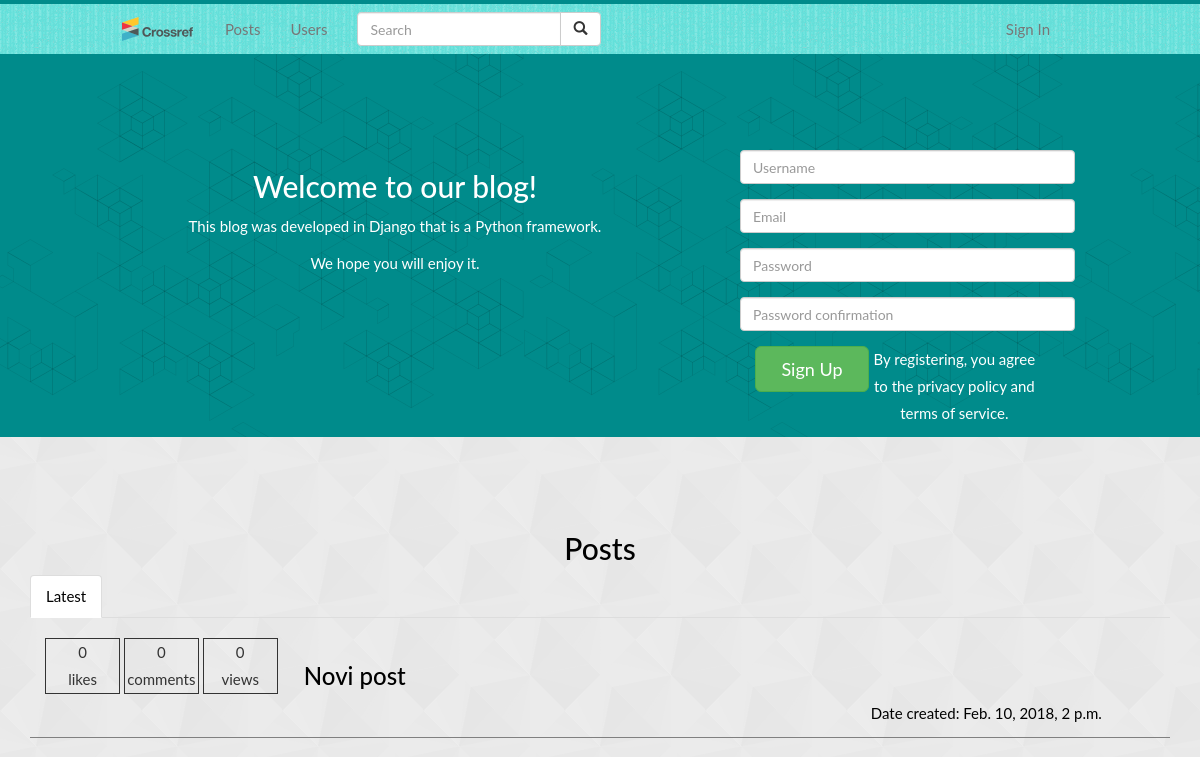
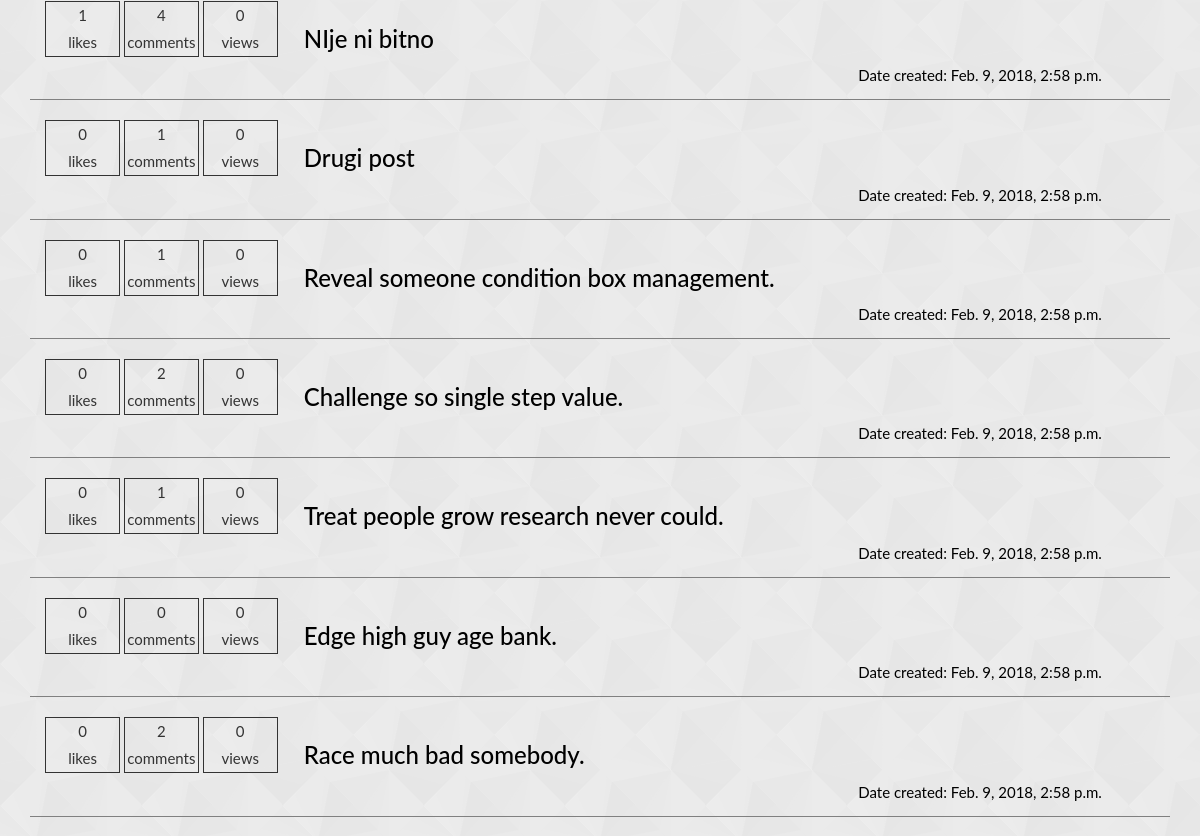
The app's page / (upper part), older data (2 pictures, top to bottom).
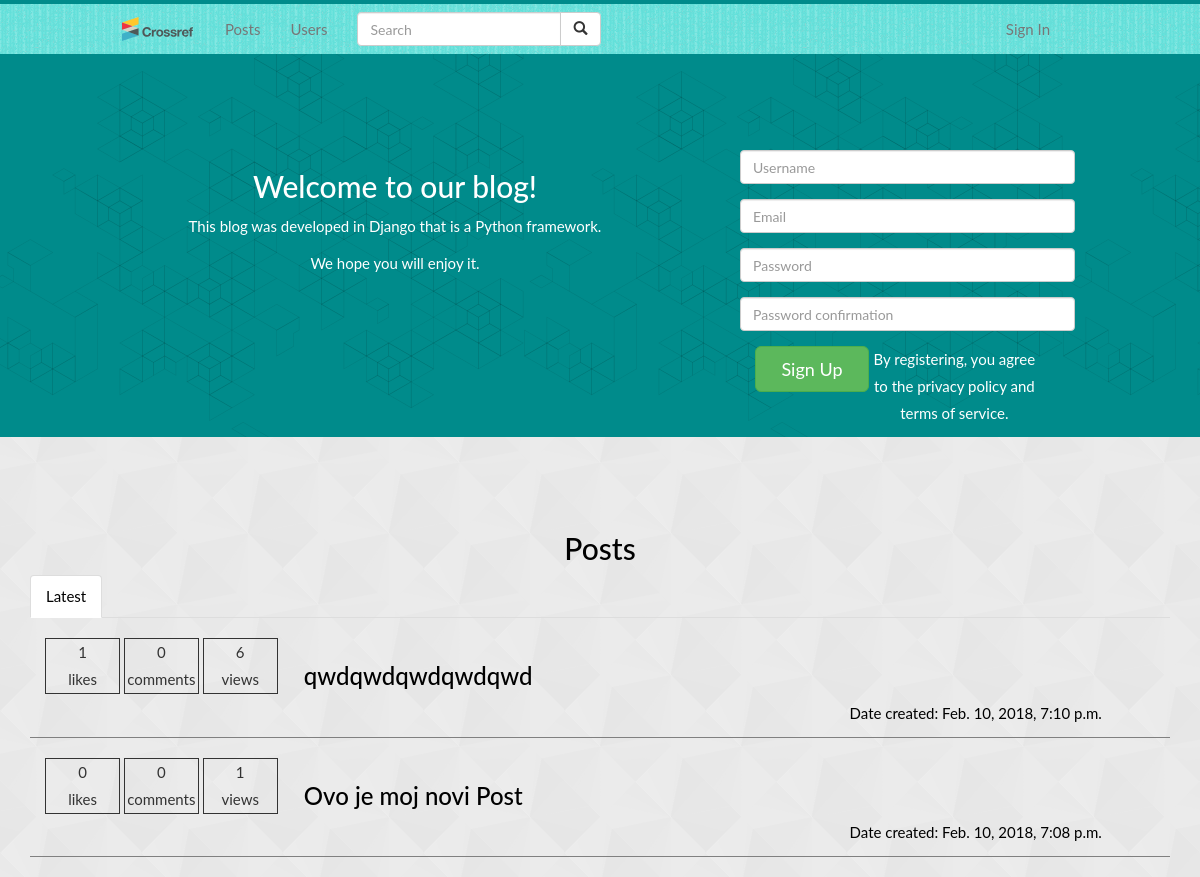
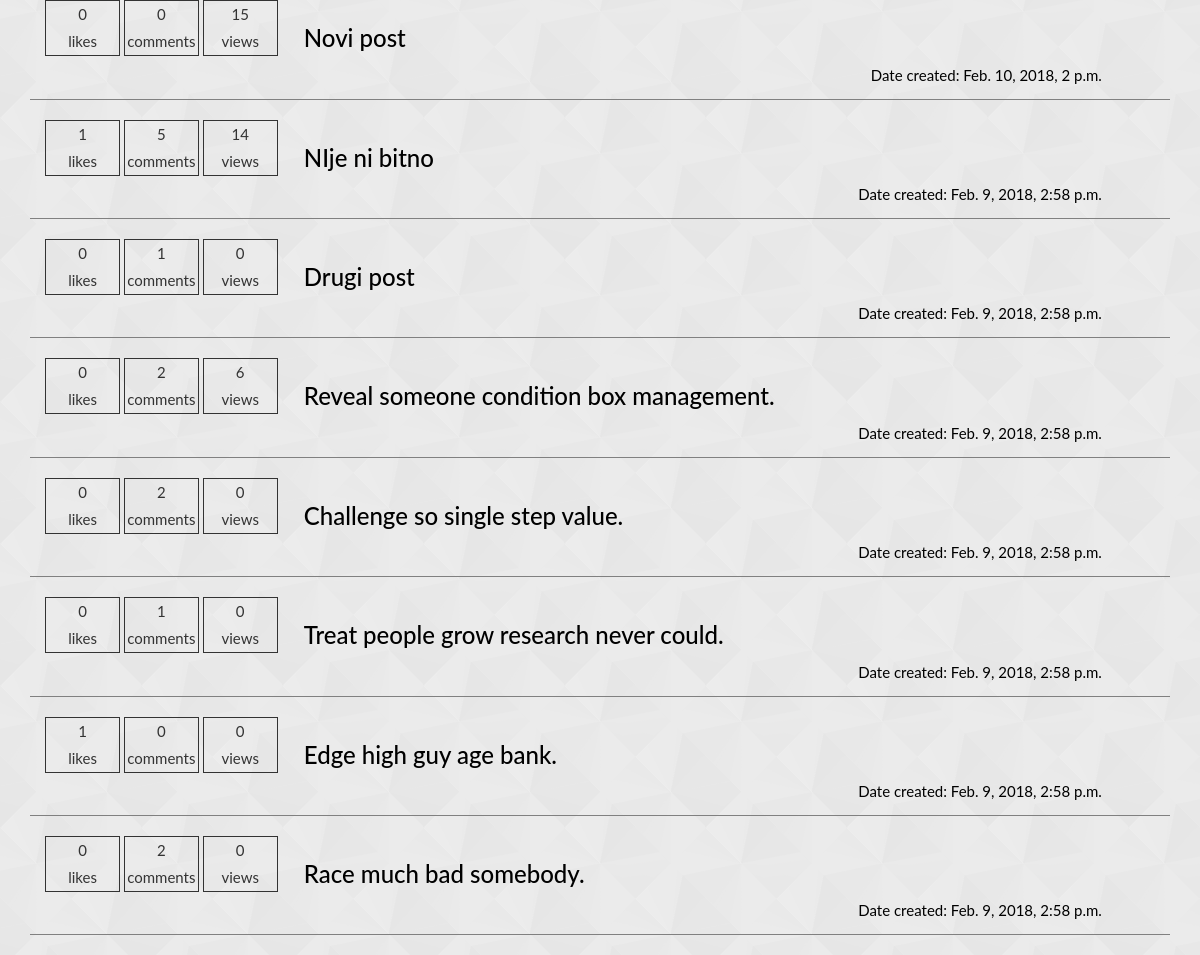
The same page, newer data (2 pictures, top to bottom).
### posts/models.py (models this page shows, shortened)
class Post(models.Model):
    title = models.CharField(max_length=255)
    body = models.TextField()
    deleted = models.BooleanField(default=False)
    likes = models.IntegerField(default=0)
    views = models.IntegerField(default=0)
    created_at = models.DateTimeField(auto_now_add=True)
    user_id = models.ForeignKey(User, on_delete=models.CASCADE)
    @property
    def number_of_comments(self):
        return Comment.objects.filter(post_id=self.pk).count()

### posts/views.py (the view)
# urls.py: path('', index, name='index'),
def index(request):
    title = 'Home'
    posts = Post.objects.filter(deleted=False).order_by('created_at').reverse()
    if request.method == 'POST':
        form = SignUpForm(request.POST)
        if form.is_valid():
            user = form.save()
            login(request, user)
            return redirect('index')
    else:
        form = SignUpForm()
    form2 = SignInForm()
    return render(request, 'index.html', {'title': title, 'posts': posts,
                                          'form': form, 'form2': form2})

### users/forms.py
class SignUpForm(UserCreationForm):
    email = forms.CharField(max_length=255, required=True,
                            widget=forms.EmailInput())
    class Meta:
        model = User
        fields = ['username', 'email', 'password1', 'password2']

class SignInForm(forms.Form):
    username = forms.CharField(max_length=150, required=True)
    password = forms.CharField(required=True, widget=forms.PasswordInput())
    class Meta:
        model = User
        fields = ['username', 'password']

### templates/index.html
{% extends 'base.html' %}
{% block content %}
    {% if not user.is_authenticated %}
        {% include 'includes/signuprow.html' %}
    {% else %}
        {% include 'includes/logobanner.html' %}
    {% endif %}
    {% include 'includes/poststabs.html' %}
{% endblock %}

### templates/includes/poststabs.html
<div id="posts" class="container">
    <h2 class="text-center">Posts</h2>
    <ul class="nav nav-tabs">
        <li class="active">
            <a data-toggle="tab" href="#latestPosts">Latest</a>
        </li>
    </ul>
    <div class="tab-content">
        <div id="latestPosts" class="tab-pane fade in active ">
        {% for post in posts %}
            <div class="post">
                <div class="postStats container ">
                    <div class="likes text-center">
                        <div class="count">{{ post.likes }}</div>
                        <div>likes</div>
                    </div>
                    <div class="comments text-center">
                        <div class="count">{{ post.number_of_comments }}</div>
                        <div>comments</div>
                    </div>
                    <div class="views text-center">
                        <div class="count">{{ post.views }}</div>
                        <div>views</div>
                    </div>
                </div>
                <div class="postTitleDiv">
                    <a href="{% url 'post' post.pk %}"><h3>{{ post.title }}</h3></a>
                    <div class="dateCreatedDiv pull-right">
                        <p>Date created: {{ post.created_at }}</p>
                    </div>
                </div>
            </div>
        {% endfor %}
        </div>
    </div>
</div>

Row changes from the older to the newer data that the page shows:
added Post: likes "1", number_of_comments "0", views "6", title "qwdqwdqwdqwdqwd", created_at "Feb. 10, 2018, 7:10 p.m."
added Post: likes "0", number_of_comments "0", views "1", title "Ovo je moj novi Post", created_at "Feb. 10, 2018, 7:08 p.m."
changed Post "Novi post": views "0" → "15"
changed Post "NIje ni bitno": number_of_comments "4" → "5"; views "0" → "14"
changed Post "Reveal someone condition box management.": number_of_comments "1" → "2"; views "0" → "6"
changed Post "Edge high guy age bank.": likes "0" → "1"
